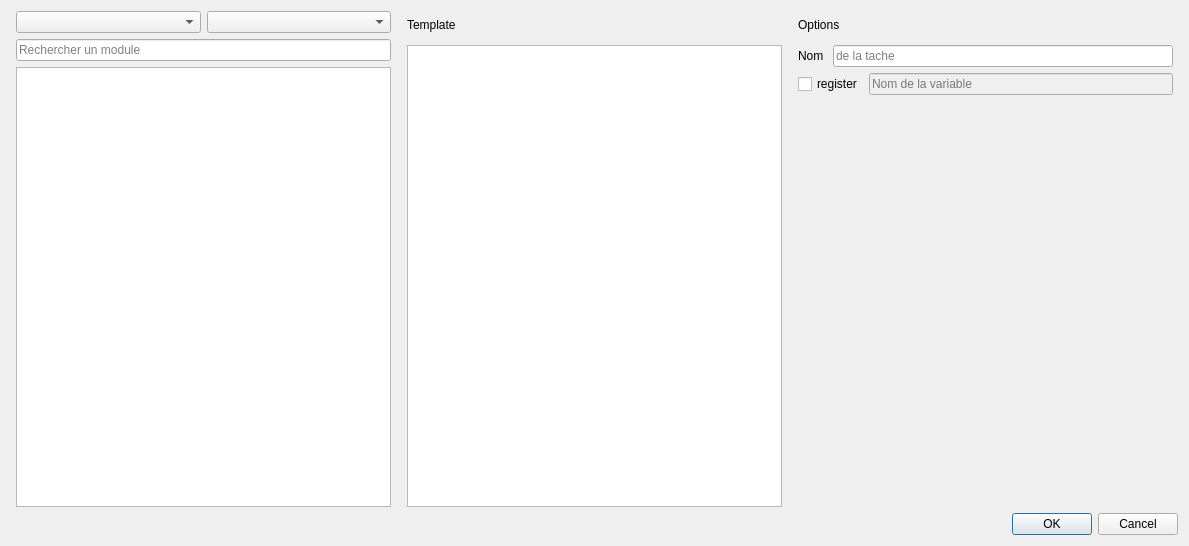
<?xml version="1.0" encoding="UTF-8"?>
<ui version="4.0">
 <class>newTaskForm</class>
 <widget class="QDialog" name="newTaskForm">
  <property name="geometry">
   <rect>
    <x>0</x>
    <y>0</y>
    <width>1189</width>
    <height>546</height>
   </rect>
  </property>
  <property name="maximumSize">
   <size>
    <width>16777215</width>
    <height>16777215</height>
   </size>
  </property>
  <property name="windowTitle">
   <string>Dialog</string>
  </property>
  <layout class="QVBoxLayout" name="verticalLayout_2">
   <item>
    <layout class="QHBoxLayout" name="horizontalLayout">
     <item>
      <layout class="QVBoxLayout" name="verticalLayout">
       <property name="sizeConstraint">
        <enum>QLayout::SetMinimumSize</enum>
       </property>
       <property name="leftMargin">
        <number>5</number>
       </property>
       <property name="rightMargin">
        <number>5</number>
       </property>
       <item>
        <layout class="QHBoxLayout" name="horizontalLayout_3">
         <property name="topMargin">
          <number>0</number>
         </property>
         <item>
          <widget class="QComboBox" name="moduleFamily">
           <property name="sizePolicy">
            <sizepolicy hsizetype="Minimum" vsizetype="Fixed">
             <horstretch>0</horstretch>
             <verstretch>0</verstretch>
            </sizepolicy>
           </property>
           <property name="maximumSize">
            <size>
             <width>16777215</width>
             <height>16777215</height>
            </size>
           </property>
          </widget>
         </item>
         <item>
          <widget class="QComboBox" name="moduleName"/>
         </item>
        </layout>
       </item>
       <item>
        <widget class="QLineEdit" name="lineEdit_2">
         <property name="placeholderText">
          <string>Rechercher un module</string>
         </property>
        </widget>
       </item>
       <item>
        <widget class="QTextBrowser" name="moduleExplainFrame">
         <property name="minimumSize">
          <size>
           <width>0</width>
           <height>0</height>
          </size>
         </property>
         <property name="maximumSize">
          <size>
           <width>16777215</width>
           <height>16777215</height>
          </size>
         </property>
        </widget>
       </item>
      </layout>
     </item>
     <item>
      <layout class="QVBoxLayout" name="verticalLayout_4">
       <property name="leftMargin">
        <number>5</number>
       </property>
       <property name="topMargin">
        <number>0</number>
       </property>
       <property name="rightMargin">
        <number>5</number>
       </property>
       <item>
        <widget class="QLabel" name="label">
         <property name="sizePolicy">
          <sizepolicy hsizetype="Preferred" vsizetype="Preferred">
           <horstretch>0</horstretch>
           <verstretch>0</verstretch>
          </sizepolicy>
         </property>
         <property name="minimumSize">
          <size>
           <width>0</width>
           <height>28</height>
          </size>
         </property>
         <property name="maximumSize">
          <size>
           <width>16777215</width>
           <height>16777215</height>
          </size>
         </property>
         <property name="sizeIncrement">
          <size>
           <width>0</width>
           <height>0</height>
          </size>
         </property>
         <property name="baseSize">
          <size>
           <width>0</width>
           <height>0</height>
          </size>
         </property>
         <property name="text">
          <string>Template</string>
         </property>
        </widget>
       </item>
       <item>
        <widget class="QPlainTextEdit" name="plainTextEditModule"/>
       </item>
      </layout>
     </item>
     <item>
      <layout class="QVBoxLayout" name="verticalLayout_5">
       <property name="leftMargin">
        <number>5</number>
       </property>
       <property name="rightMargin">
        <number>5</number>
       </property>
       <item>
        <widget class="QLabel" name="label_2">
         <property name="minimumSize">
          <size>
           <width>250</width>
           <height>28</height>
          </size>
         </property>
         <property name="maximumSize">
          <size>
           <width>16777215</width>
           <height>28</height>
          </size>
         </property>
         <property name="text">
          <string>Options</string>
         </property>
        </widget>
       </item>
       <item>
        <layout class="QHBoxLayout" name="horizontalLayout_2">
         <item>
          <widget class="QLabel" name="label_3">
           <property name="text">
            <string>Nom </string>
           </property>
          </widget>
         </item>
         <item>
          <widget class="QLineEdit" name="nameField">
           <property name="placeholderText">
            <string>de la tache</string>
           </property>
          </widget>
         </item>
        </layout>
       </item>
       <item>
        <layout class="QHBoxLayout" name="horizontalLayout_4">
         <property name="topMargin">
          <number>0</number>
         </property>
         <item>
          <widget class="QCheckBox" name="checkBox">
           <property name="text">
            <string>register</string>
           </property>
          </widget>
         </item>
         <item>
          <widget class="QLineEdit" name="lineEdit">
           <property name="enabled">
            <bool>false</bool>
           </property>
           <property name="placeholderText">
            <string>Nom de la variable</string>
           </property>
          </widget>
         </item>
        </layout>
       </item>
       <item>
        <spacer name="verticalSpacer">
         <property name="orientation">
          <enum>Qt::Vertical</enum>
         </property>
         <property name="sizeHint" stdset="0">
          <size>
           <width>20</width>
           <height>40</height>
          </size>
         </property>
        </spacer>
       </item>
      </layout>
     </item>
    </layout>
   </item>
   <item>
    <widget class="QDialogButtonBox" name="buttonBox">
     <property name="orientation">
      <enum>Qt::Horizontal</enum>
     </property>
     <property name="standardButtons">
      <set>QDialogButtonBox::Cancel|QDialogButtonBox::Ok</set>
     </property>
    </widget>
   </item>
  </layout>
 </widget>
 <resources/>
 <connections>
  <connection>
   <sender>buttonBox</sender>
   <signal>accepted()</signal>
   <receiver>newTaskForm</receiver>
   <slot>accept()</slot>
   <hints>
    <hint type="sourcelabel">
     <x>248</x>
     <y>254</y>
    </hint>
    <hint type="destinationlabel">
     <x>157</x>
     <y>274</y>
    </hint>
   </hints>
  </connection>
  <connection>
   <sender>buttonBox</sender>
   <signal>rejected()</signal>
   <receiver>newTaskForm</receiver>
   <slot>reject()</slot>
   <hints>
    <hint type="sourcelabel">
     <x>316</x>
     <y>260</y>
    </hint>
    <hint type="destinationlabel">
     <x>286</x>
     <y>274</y>
    </hint>
   </hints>
  </connection>
 </connections>
</ui>
